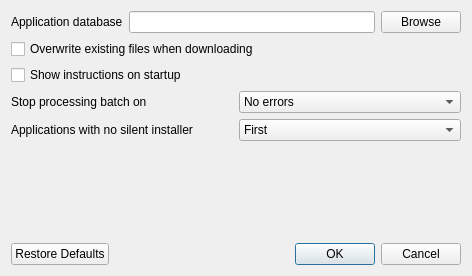
<ui version="4.0" >
 <class>Configuration</class>
 <widget class="QDialog" name="Configuration" >
  <property name="geometry" >
   <rect>
    <x>0</x>
    <y>0</y>
    <width>472</width>
    <height>276</height>
   </rect>
  </property>
  <property name="windowTitle" >
   <string>Dialog</string>
  </property>
  <layout class="QVBoxLayout" name="verticalLayout" >
   <item>
    <layout class="QHBoxLayout" name="horizontalLayout" >
     <item>
      <widget class="QLabel" name="label" >
       <property name="text" >
        <string>Application database</string>
       </property>
      </widget>
     </item>
     <item>
      <widget class="QLineEdit" name="database_lineEdit" />
     </item>
     <item>
      <widget class="QPushButton" name="database_browse_button" >
       <property name="text" >
        <string>Browse</string>
       </property>
      </widget>
     </item>
    </layout>
   </item>
   <item>
    <widget class="QCheckBox" name="overwrite_checkBox" >
     <property name="text" >
      <string>Overwrite existing files when downloading</string>
     </property>
    </widget>
   </item>
   <item>
    <widget class="QCheckBox" name="instructions_checkBox" >
     <property name="text" >
      <string>Show instructions on startup</string>
     </property>
    </widget>
   </item>
   <item>
    <layout class="QHBoxLayout" name="horizontalLayout_2" >
     <item>
      <widget class="QLabel" name="label_2" >
       <property name="text" >
        <string>Stop processing batch on</string>
       </property>
      </widget>
     </item>
     <item>
      <widget class="QComboBox" name="haltOn_comboBox" >
       <item>
        <property name="text" >
         <string>No errors</string>
        </property>
       </item>
       <item>
        <property name="text" >
         <string>Download error</string>
        </property>
       </item>
       <item>
        <property name="text" >
         <string>Install error</string>
        </property>
       </item>
       <item>
        <property name="text" >
         <string>All errors</string>
        </property>
       </item>
      </widget>
     </item>
    </layout>
   </item>
   <item>
    <layout class="QHBoxLayout" name="horizontalLayout_3" >
     <item>
      <widget class="QLabel" name="label_3" >
       <property name="text" >
        <string>Applications with no silent installer</string>
       </property>
      </widget>
     </item>
     <item>
      <widget class="QComboBox" name="silentFirst_comboBox" >
       <item>
        <property name="text" >
         <string>First</string>
        </property>
       </item>
       <item>
        <property name="text" >
         <string>Last</string>
        </property>
       </item>
      </widget>
     </item>
    </layout>
   </item>
   <item>
    <spacer name="verticalSpacer" >
     <property name="orientation" >
      <enum>Qt::Vertical</enum>
     </property>
     <property name="sizeType" >
      <enum>QSizePolicy::Expanding</enum>
     </property>
     <property name="sizeHint" stdset="0" >
      <size>
       <width>20</width>
       <height>40</height>
      </size>
     </property>
    </spacer>
   </item>
   <item>
    <widget class="QDialogButtonBox" name="confirm_buttonBox" >
     <property name="orientation" >
      <enum>Qt::Horizontal</enum>
     </property>
     <property name="standardButtons" >
      <set>QDialogButtonBox::Cancel|QDialogButtonBox::Ok|QDialogButtonBox::RestoreDefaults</set>
     </property>
    </widget>
   </item>
  </layout>
 </widget>
 <resources/>
 <connections>
  <connection>
   <sender>confirm_buttonBox</sender>
   <signal>accepted()</signal>
   <receiver>Configuration</receiver>
   <slot>accept()</slot>
   <hints>
    <hint type="sourcelabel" >
     <x>248</x>
     <y>254</y>
    </hint>
    <hint type="destinationlabel" >
     <x>157</x>
     <y>274</y>
    </hint>
   </hints>
  </connection>
  <connection>
   <sender>confirm_buttonBox</sender>
   <signal>rejected()</signal>
   <receiver>Configuration</receiver>
   <slot>reject()</slot>
   <hints>
    <hint type="sourcelabel" >
     <x>316</x>
     <y>260</y>
    </hint>
    <hint type="destinationlabel" >
     <x>286</x>
     <y>274</y>
    </hint>
   </hints>
  </connection>
 </connections>
</ui>
